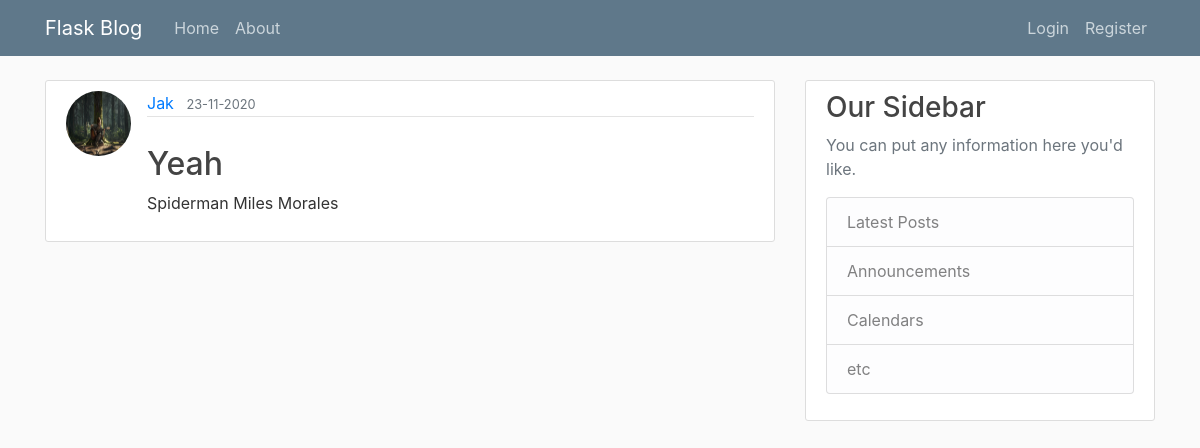
Screenshot of /post/2 with the database file from the repository.
### flaskblog/models.py (models this page shows, shortened)
class User(db.Model, UserMixin): #UserMixin provides default implementations for the methods that Flask-Login expects user objects to have.
    id =  db.Column(db.Integer, primary_key = True) # Defining a column of integer type
    username = db.Column(db.String(20), unique = True, nullable = False)
    email = db.Column(db.String(120), unique = True, nullable = False)
    password = db.Column(db.String(60), unique = False, nullable = False)
    image_file = db.Column(db.String(20), nullable = False, default = "default.jpg")# loads default image
    posts = db.relationship('Post', backref = 'author', lazy = True) # Relationship with Post class, backref by which we can find author of post

class Post(db.Model):
    id =  db.Column(db.Integer, primary_key = True) # Defining a column of integer type
    title = db.Column(db.String(100), unique = False, nullable = False)
    date_posted = db.Column(db.DateTime, nullable = False, default=datetime.utcnow)
    content = db.Column(db.Text, nullable = False)
    userid = db.Column(db.Integer, db.ForeignKey('user.id'), nullable = False) # object user has id which is foreign key

### flaskblog/posts/routes.py (the view)
@posts.route("/post/<int:post_id>", methods = ['GET','POST'])
def post(post_id):
    post = Post.query.get_or_404(post_id)
    return render_template('post.html',title=post.title,post = post)

### flaskblog/templates/post.html (shortened to what this page needs)
{% extends "layout.html" %}
{% block content %}
     <article class="media content-section">
     <img class = "rounded-circle article-img" src =
     "{{url_for('static',filename ='profile_pic/'+post.author.image_file)}}">
      <div class="media-body">
        <div class="article-metadata">
          <a class="mr-2" href = "{{url_for('users.user_posts',username = post.author.username)}}" >{{ post.author.username }}</a>
          <small class="text-muted">{{ post.date_posted.strftime('%d-%m-%Y') }}</small>
        </div>
        <br>
        <h2>{{ post.title }}</h2>
        <p class="article-content">{{ post.content }}</p>
      </div>
    </article>
{% endblock content %}

### flaskblog/static/main.css (style rules this page uses)
body { background: #fafafa; color: #333333; margin-top: 5rem; }
h1, h2, h3, h4, h5, h6 { color: #444444; }
.content-section { background: #ffffff; padding: 10px 20px; border: 1px solid #dddddd; border-radius: 3px; margin-bottom: 20px; }
.article-content { white-space: pre-line; }
.article-img { height: 65px; width: 65px; margin-right: 16px; }
.article-metadata { padding-bottom: 1px; margin-bottom: 4px; border-bottom: 1px solid #e3e3e3 }

### rows the page displays
User: image_file (picture), author.username "Jak"
Post: date_posted "23-11-2020", title "Yeah", content "Spiderman Miles Morales"
